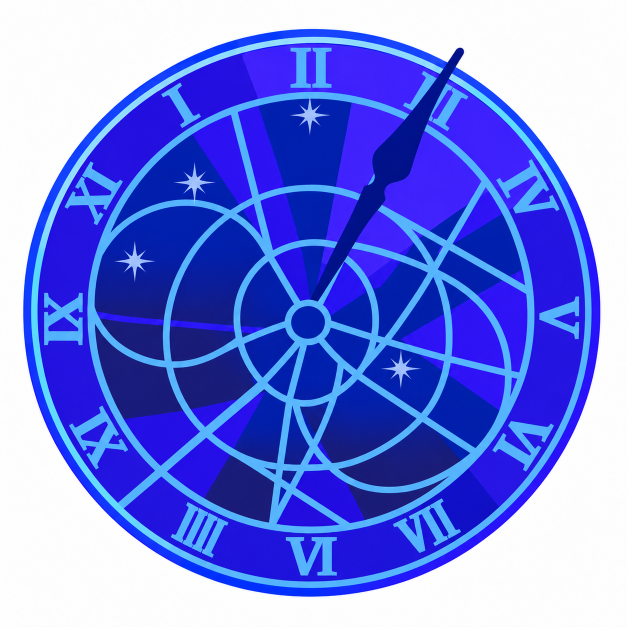
#> input picture assets/蓝紫星盘.png, 1254 x 1254 px, found by its file name (shown at 1/2 size)
$ python entry-outline.py
#> lines starting #> are read from the running program, lines starting #| are printed output that depends on the picture; after the words box and inside, x2 and y2 are one past the last pixel; in counts of white or black regions, pixels touching at a corner belong together
"""Inspect the supplied bitmap outline for a CSS crop. No image pixels are edited."""
from PIL import Image
import numpy as np
import json

pixels = np.array(Image.open('assets/蓝紫星盘.png').convert('RGB'))
#> pixels is the input picture: shape (1254, 1254, 3); mean R, G, B 114.6, 128.7, 227.6
mask = pixels.min(axis=2) < 225
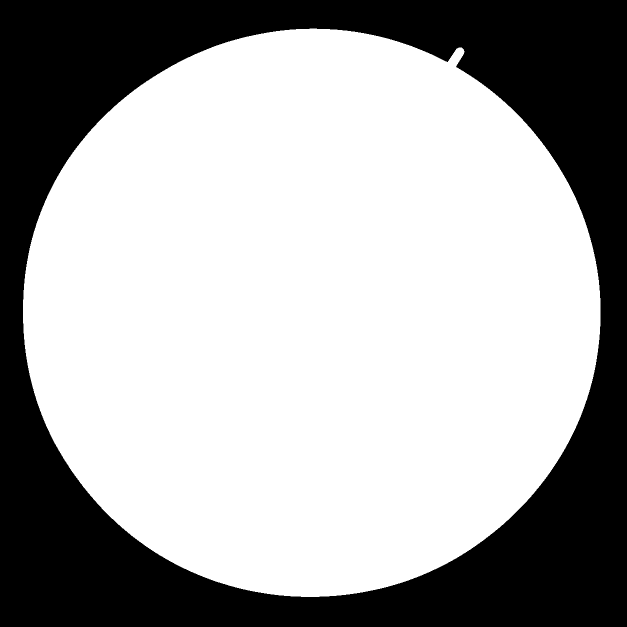
#> mask: shape (1254, 1254) bool (shown at 1/2 size); 65.6% white; 1 black region, box (x1, y1, x2, y2) and area: (0, 0, 1254, 1254) 541550
h, w = mask.shape
#> h = 1254; w = 1254
edges = {}
for y, x in zip(*np.where(mask)):
    if y == 0 or not mask[y - 1, x]: edges[(int(x), int(y))] = (int(x + 1), int(y))
    if x == w - 1 or not mask[y, x + 1]: edges[(int(x + 1), int(y))] = (int(x + 1), int(y + 1))
    if y == h - 1 or not mask[y + 1, x]: edges[(int(x + 1), int(y + 1))] = (int(x), int(y + 1))
    if x == 0 or not mask[y, x - 1]: edges[(int(x), int(y + 1))] = (int(x), int(y))
#> this loop made 1030966 passes
#> (y, x) on passes 1 to 3: (57, 619), (57, 620), (57, 621)
#> after the loop, edges = 4676 items
contours = []
while edges:
    start = next(iter(edges))
    point, contour = start, []
    while point in edges:
        contour.append(point)
        point = edges.pop(point)
        if point == start: break
    contours.append(contour)
#> this loop made 1 pass
#> after the loop, contours = 1 item; edges = 0 items
contour = max(contours, key=len)
#> contour = 4676 pairs, first value 46 to 1201, second value 57 to 1194

def simplify(points, tolerance=1.5):
#> called with tolerance = 1.5
    if len(points) < 3: return points
    a, b = np.array(points[0]), np.array(points[-1])
#> a = [619, 57]; b = [619, 57]
    ab = b - a
#> ab = [0, 0]
    sample = np.array(points[1:-1])
#> sample = 4675 pairs, first value 46 to 1201, second value 57 to 1194
    distance = np.linalg.norm(sample - a, axis=1) if np.linalg.norm(ab) == 0 else np.abs(ab[0] * (sample[:, 1] - a[1]) - ab[1] * (sample[:, 0] - a[0])) / np.linalg.norm(ab)
#> distance = 4675 values, max 1137.2 at index 2372, min 1 at index 0, mean 720.7
    index = int(distance.argmax()) + 1
#> index = 2373
    if distance[index - 1] <= tolerance: return [points[0], points[-1]]
    return simplify(points[:index + 1], tolerance)[:-1] + simplify(points[index:], tolerance)

points = simplify(contour + [contour[0]])[:-1]
#> points = 69 pairs, first value 46 to 1201, second value 57 to 1194
result = {'source': 'assets/蓝紫星盘.png', 'size': [w, h], 'vertices': len(points), 'clip': 'polygon(' + ','.join(f'{x / w * 100:.3f}% {y / h * 100:.3f}%' for x, y in points) + ')'}
print(json.dumps(result, ensure_ascii=False))
#> (printed output is left out)
